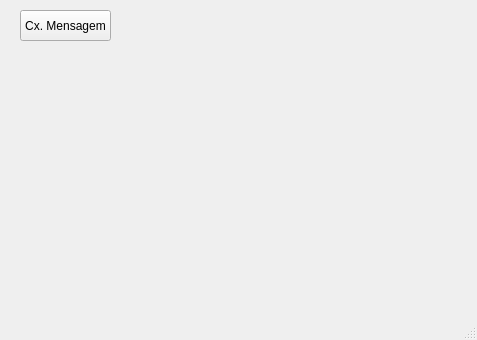
<?xml version="1.0" encoding="UTF-8"?>
<ui version="4.0">
 <class>MainWindow</class>
 <widget class="QMainWindow" name="MainWindow">
  <property name="geometry">
   <rect>
    <x>0</x>
    <y>0</y>
    <width>477</width>
    <height>340</height>
   </rect>
  </property>
  <property name="windowTitle">
   <string>MainWindow</string>
  </property>
  <widget class="QWidget" name="centralwidget">
   <widget class="QPushButton" name="pushButton">
    <property name="geometry">
     <rect>
      <x>20</x>
      <y>10</y>
      <width>91</width>
      <height>31</height>
     </rect>
    </property>
    <property name="text">
     <string>Cx. Mensagem</string>
    </property>
   </widget>
  </widget>
  <widget class="QMenuBar" name="menubar">
   <property name="geometry">
    <rect>
     <x>0</x>
     <y>0</y>
     <width>477</width>
     <height>21</height>
    </rect>
   </property>
  </widget>
  <widget class="QStatusBar" name="statusbar"/>
 </widget>
 <resources/>
 <connections/>
</ui>
